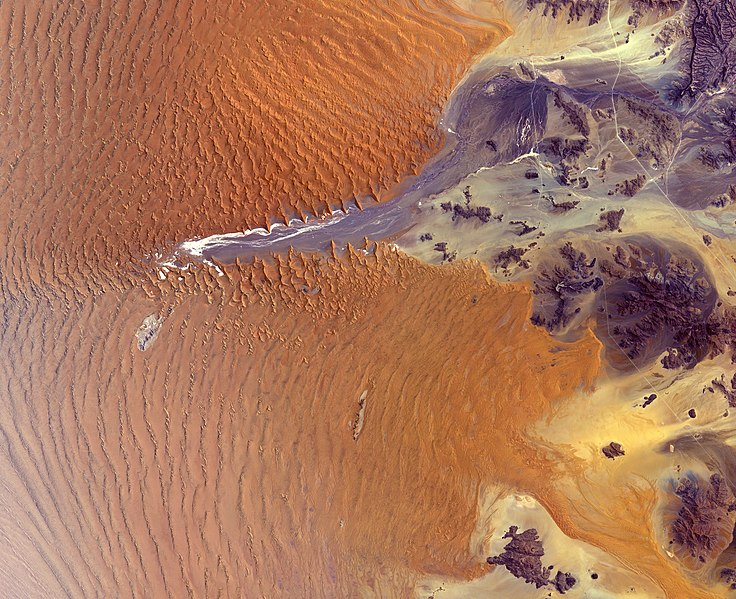
#> input picture Namib_Desert_(Satellite_picture).jpg, 736 x 599 px
$ jupyter execute --allow-errors hw2.ipynb
#> lines starting #> are read from the running program, lines starting #| are printed output that depends on the picture
1. (15 points) Write a Python script to concatenate two images into a single output. If the
images have different heights, shrink the image with the greater height so that it matches the
smaller height. For example, if the first image has h1, w1 = 512, 400 and the second image
has h2, w2 = 640, 480 then the second image should be resized to be h2, w2 = 512, 384, and
the concatenated image should have height 512 and width 480 + 384 = 864. Please output
the dimensions of the final image and display it.

[cell 1]
import numpy as np
import cv2


user_input = input("Enter 2 image file names separated by a space, images must already be saved in project directory: ")
#> the answer given: out.png
image_input = user_input.split()
np_image_array = np.array(image_input, dtype=str)

image1 = np_image_array[0]
#> (the rest of this cell did not finish here and is left out)

2. (15 points) Write a Python function that computes and outputs the mean and standard
deviation of each of the red, green and blue values in a color image. The output should be
just three lines, for example,
red: 129.1 12.6
green: 197.2 40.3
blue: 204.4 23.5
1
Please note that the output should include only one decimal place of precision.

[cell 2]
import numpy as np
import cv2

def calc_mean_std(image_name):

#> called with image_name = 'Namib_Desert_(Satellite_picture).jpg'
    im = cv2.imread(image_name)
#> im is the input picture: shape (599, 736, 3); mean B, G, R 92, 118.1, 168.4

    # Calculate the mean for each color channel (BGR)
    b_mean = np.mean(im[:, :, 0])
#> b_mean = 91.98
    g_mean = np.mean(im[:, :, 1])
#> g_mean = 118.1
    r_mean = np.mean(im[:, :, 2])
#> r_mean = 168.4

    # Calculate the standard deviation for each color channel (BGR)
    b_stddev = np.std(im[:, :, 0])
#> b_stddev = 33.63
    g_stddev = np.std(im[:, :, 1])
#> g_stddev = 36.94
    r_stddev = np.std(im[:, :, 2])
#> r_stddev = 37.73

    # Print the results with one decimal place of precision
    print(f"red: {r_mean:.1f} {r_stddev:.1f}")
#| red: 168.4 37.7
    print(f"green: {g_mean:.1f} {g_stddev:.1f}")
#| green: 118.1 36.9
    print(f"blue: {b_mean:.1f} {b_stddev:.1f}")
#| blue: 92.0 33.6
#> pass 2 of the loop `for fn in im_fns:`:
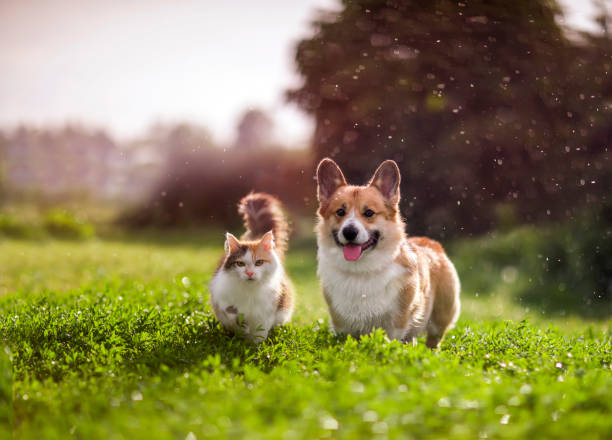
#> input picture cat-dog-1.jpeg, 612 x 440 px
#> in calc_mean_std, im is the input picture: shape (440, 612, 3); mean B, G, R 79.3, 127.6, 136.3
#> b_mean = 79.27
#> g_mean = 127.6
#> r_mean = 136.3
#> b_stddev = 79.11
#> g_stddev = 69.76
#> r_stddev = 64.56
#| red: 136.3 64.6
#| green: 127.6 69.8
#| blue: 79.3 79.1
#> pass 3 of the loop `for fn in im_fns:`:
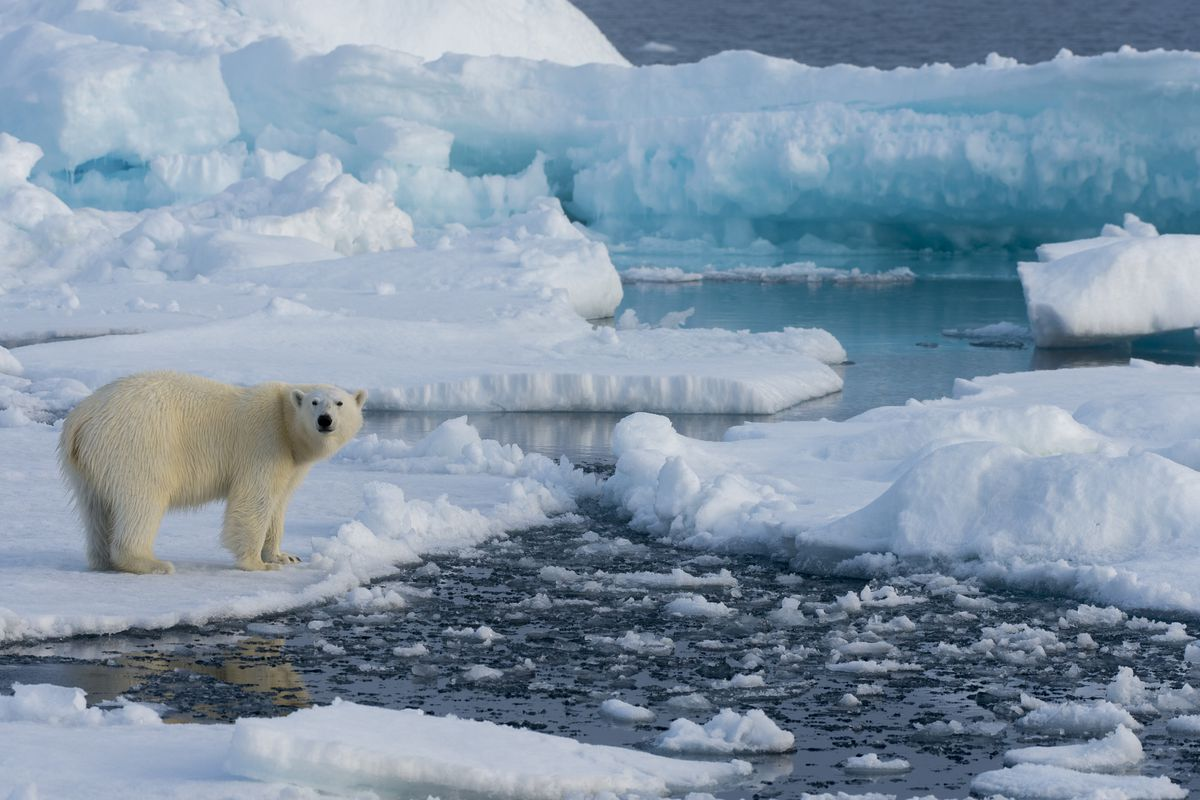
#> input picture polar-bear-ice.jpg, 1200 x 800 px
#> in calc_mean_std, im is the input picture: shape (800, 1200, 3); mean B, G, R 166.4, 148.7, 130
#> b_mean = 166.4
#> g_mean = 148.7
#> r_mean = 130
#> b_stddev = 44.76
#> r_stddev = 49.56
#| red: 130.0 49.6
#| green: 148.7 44.8
#| blue: 166.4 44.8


im_fns = [
    'Namib_Desert_(Satellite_picture).jpg',
    'cat-dog-1.jpeg',
    'polar-bear-ice.jpg',
    'Ghanean-Rainforest-scaled.jpg',
    'two_and_two.jpeg',
]
#> (the rest of this cell did not finish here and is left out)

3. (25 points) The retrieval task is a variation on the classification task where for each query
q a database is searched and possible matches that could be from the same category as q are
returned in order of likelihood. Referring to these matches as d1, d2, d3, . . ., we say that the
performance on the query has rank k if dk is the first match from the same category as q, in
other words if d1, . . . , dk−1 are each from a different category as q.
Suppose we run a series of queries from different categories and we would like to summarize
the results. For each category we’d like to know the average of k. We’d also like to know the
average across all categories. This could be either the average of the averages, which is called
the macro average, or it could be the overall average across all queries, which is called the
micro average. The macro and micro averages are only guaranteed to be the same if we have
the same number of queries for each category.
Suppose we represent the query results in a two-dimensional array Q, where row i of Q
corresponds to the i-th category and entry j of row i is the value of k for the j-th query for
category i. Note that if Qi,j = −1 then the j-th query should be ignored.
Output the average k for each category and then output the macro average and the micro
average. All values should be acccurate to 2 decimal places. The only for loops should be at
the end to output the results.
Here’s a simple example to illustrate with two categories

[cell 3]
import numpy as np


list = [[2, -1, 5, 1, 4, 4], [4, 8, -1, -1, -1, 11]]
#> list = [[2, -1, 5, 1, 4, 4], [4, 8, -1, -1, -1, 11]]

def calc_values(list):

    np_list = np.array(list)

    valid_indexes = np_list != -1

    sums = (np_list * valid_indexes).sum(axis=1) #zeroes out invalid values by multiplying by boolean vals
    counts = valid_indexes.sum(axis=1) #counts number of valid values

    with np.errstate(divide = 'ignore', invalid = 'ignore'):
        cat_avgs = np.where(counts != 0, sums / counts, 0) #calculates each category average

    macro_avg = np.mean(cat_avgs)
    micro_avg = np_list[valid_indexes].sum() / valid_indexes.sum()

    for i, avg in enumerate(cat_avgs): #outputs final values
        print(f"Average k for category {i + 1}: {avg:.2f}")
    print(f"Macro Average: {macro_avg:.2f}")
    print(f"Micro Average: {micro_avg:.2f}")

fns = [
    'q3_ex1.txt',
    'q3_ex2.txt'
]

#> (the rest of this cell did not finish here and is left out)

4. (20 points) In class, we created a binary image from a grayscale image using a fixed threshold
of 128. In this problem I’d like you to create an image that has four values: 0, 85, 170 and
255, and there should be approximately the same number of pixels with each value. To do
this, pixels assigned the value 0 should be the darkest 25% of the pixels, in other words, the
pixels whose intensities are in the lowest quartile of the image intensities. Pixels assigned the
value 85 should have intensities in the 2nd quartile. Pixels assigned the value 170 should be
from the 3rd quartile. Finally, pixels assigned the value 255 should be in the 4th quartile of
intensity — i.e. the brightest 25% of the pixels.
Output the three breaks between the quartiles. These breaks are the smallest intensities
mapped to the second, third and fourth quartile. Then output the final image. As a simple
example, the “image”

[cell 4]
'''
Question 4:

Alert: in order to properly show a grayscale image using Matplotlib
you must call plt.gray() before you callgg plt.imshow and plt.show
'''
import numpy as np
import cv2
from matplotlib import pyplot as plt

#### Solution start

def prob4_multithreshold(fn):
#> called with fn = 'Namib_Desert_(Satellite_picture).jpg'
    img = cv2.imread(fn, cv2.IMREAD_GRAYSCALE)
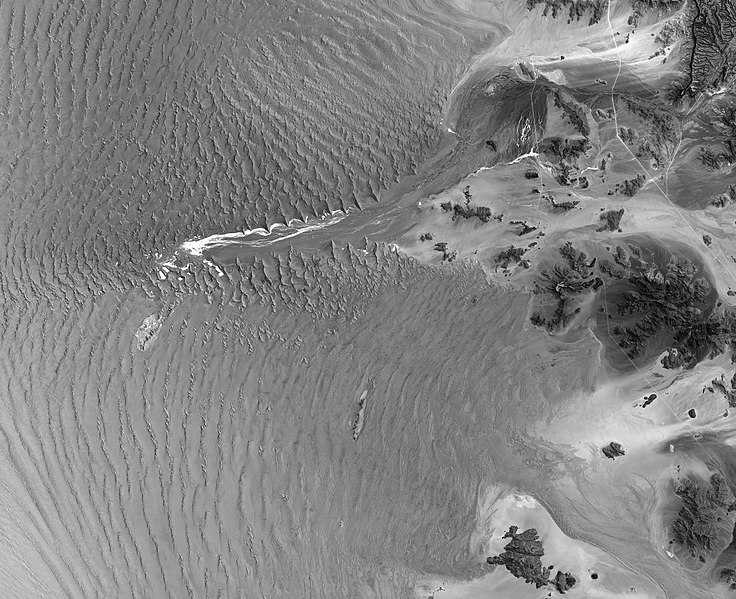
#> img: shape (599, 736); min 0, max 255, mean 130.2

    flattened = img.flatten()

    #splits image intensity values into quartiles from darkest to brightest
    sorted_flat = np.sort(flattened)
    q1 = sorted_flat[int(len(sorted_flat) * 0.25)]
#> q1 = 112
    q2 = sorted_flat[int(len(sorted_flat) * 0.5)]
#> q2 = 131
    q3 = sorted_flat[int(len(sorted_flat) * 0.75)]
#> q3 = 152
    print(f"Quartile breaks: [{q1} {q2} {q3}]")
#| Quartile breaks: [112 131 152]

    #categorizes pixels from original image to 4 brightness levels into a new image
    output_image = np.zeros_like(img)
    output_image[(img >= q1) & (img < q2)] = 85
    output_image[(img >= q2) & (img < q3)] = 170
    output_image[img >= q3] = 255

    plt.gray()
    plt.imshow(output_image)
    plt.show()
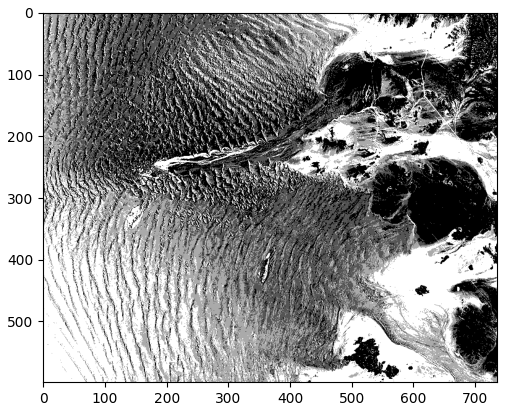
#> figure drawn by matplotlib, 1 panel
#> pass 2 of the loop `for fn in im_fns:`:
#> in prob4_multithreshold (call 2), `img = cv2.imread(fn, cv2.IMREAD_GRAYSCALE)`:
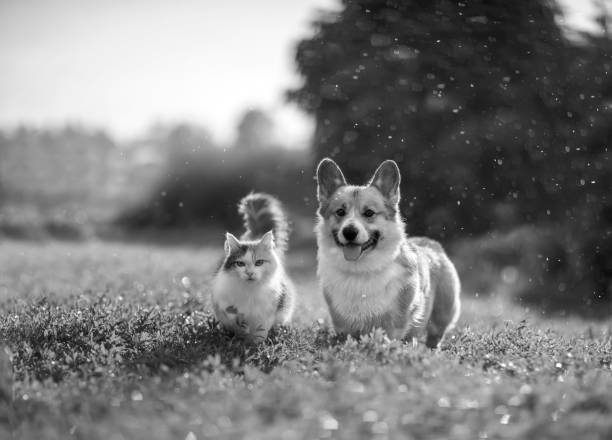
#> img: shape (440, 612); min 0, max 255, mean 124.6
#> q1 = 58
#> q2 = 126
#> q3 = 167
#| Quartile breaks: [58 126 167]
#> in prob4_multithreshold (call 2), `plt.show()`:
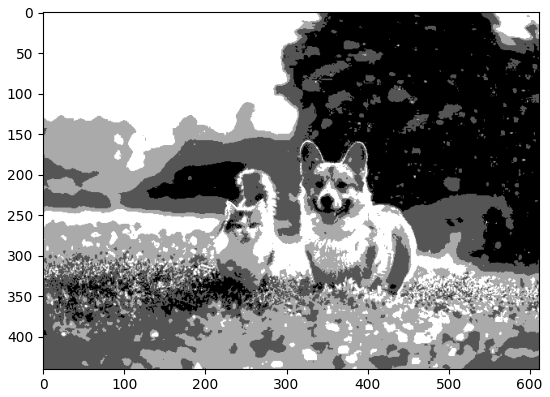
#> figure drawn by matplotlib, 1 panel
#> pass 3 of the loop `for fn in im_fns:`:
#> in prob4_multithreshold (call 3), `img = cv2.imread(fn, cv2.IMREAD_GRAYSCALE)`:
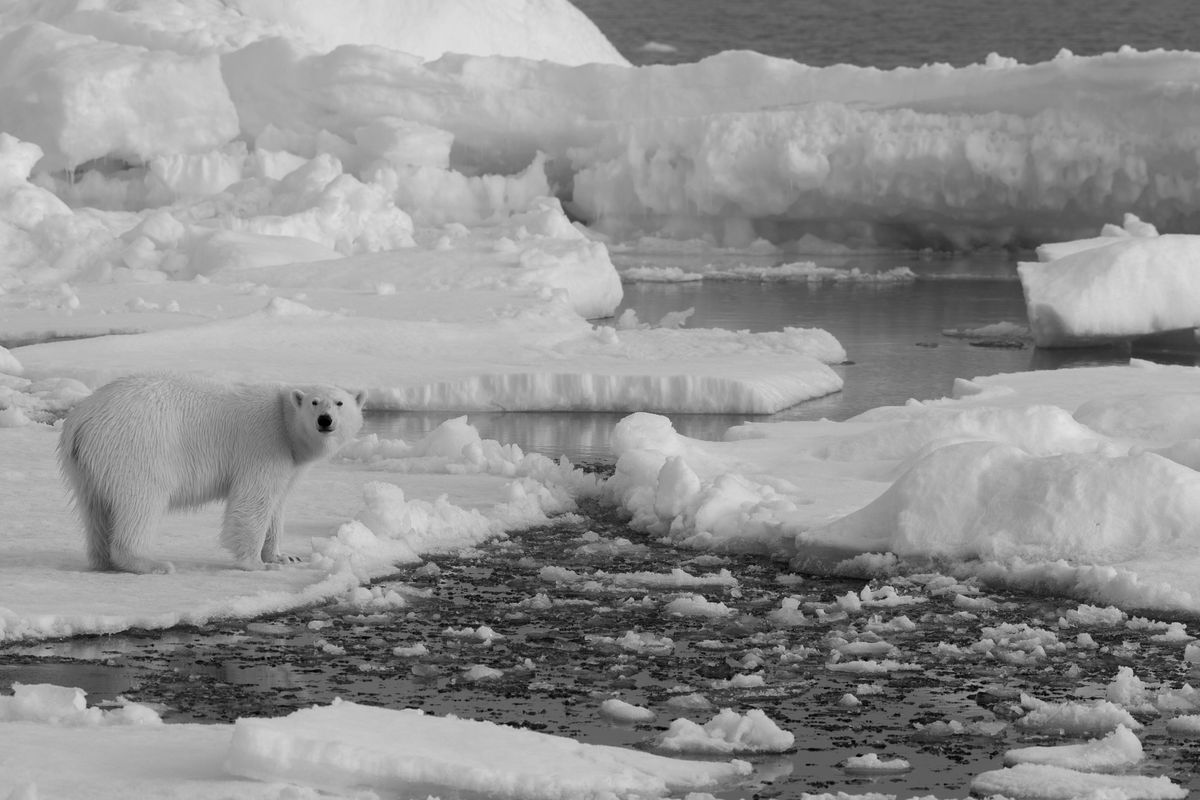
#> img: shape (800, 1200); min 0, max 228, mean 145.1
#> q1 = 107
#> q2 = 161
#> q3 = 181
#| Quartile breaks: [107 161 181]
#> in prob4_multithreshold (call 3), `plt.show()`:
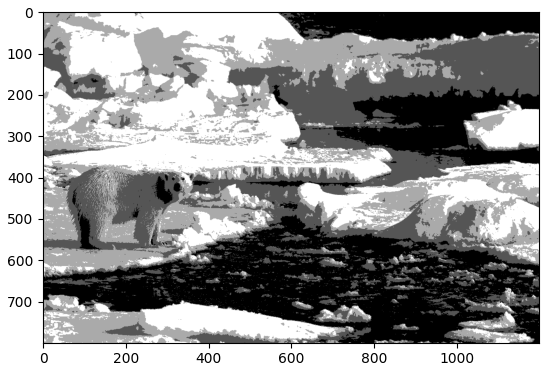
#> figure drawn by matplotlib, 1 panel

#### Solution end

im_fns = [
    'Namib_Desert_(Satellite_picture).jpg',
    'cat-dog-1.jpeg',
    'polar-bear-ice.jpg',
    'Ghanean-Rainforest-scaled.jpg',
    'two_and_two.jpeg',
]

#> (the rest of this cell did not finish here and is left out)
